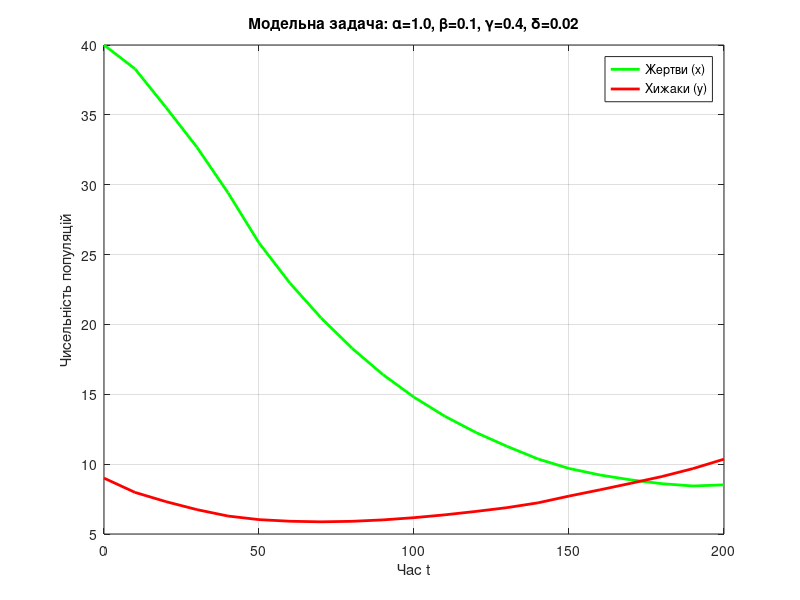
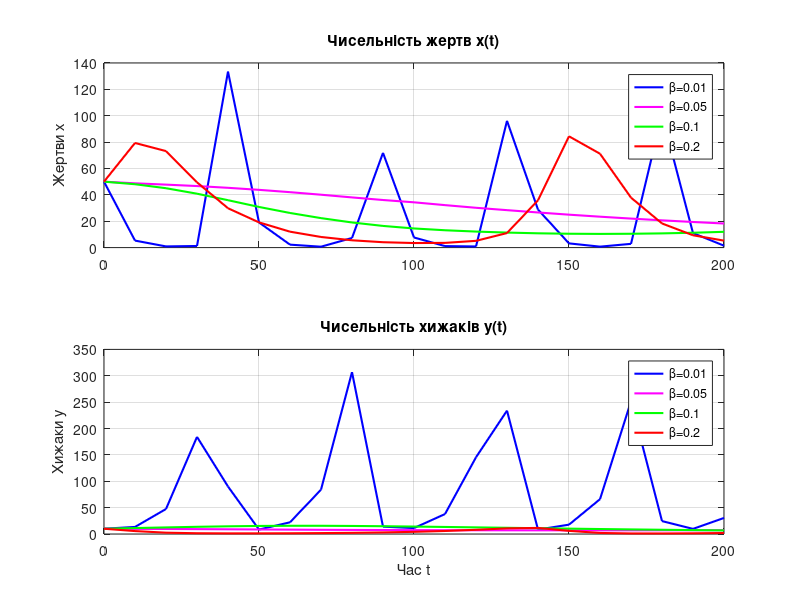
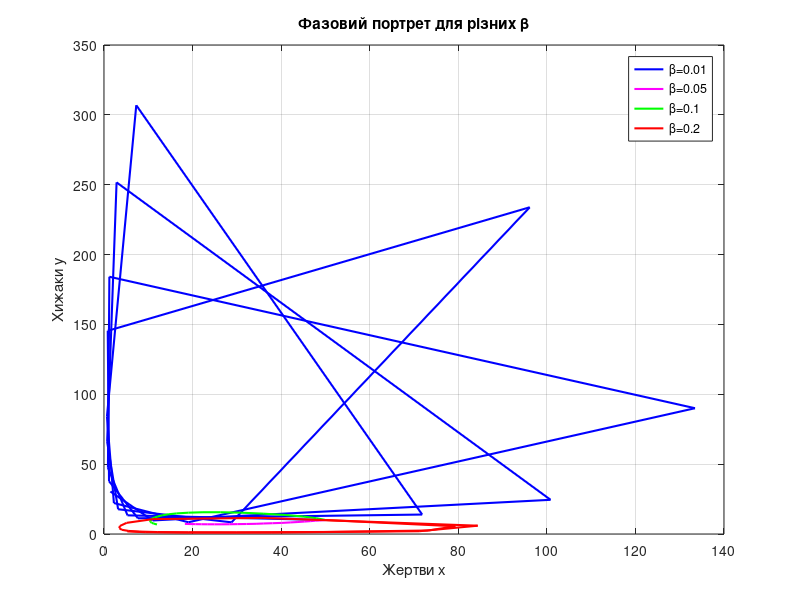

These figures' MATLAB source, in order:
% lab5_predator_prey.m

function lab5_predator_prey
    % Лабораторна робота №5: Модель "Хижак–Жертва" (Лотка–Вольтерра)
    clc; clear; close all;

    %% === Частина 1: Модельна задача ===
    alpha = 1.0;
    beta = 0.1;
    gamma = 0.4;
    delta = 0.02;

    x0 = 40; y0 = 9;
    y_init = [x0, y0];
    tspan = 0:10:200;

    [t, Y] = ode45(@(t,y) lotka_volterra(y, alpha, beta, gamma, delta), tspan, y_init);

    figure('Name','Модельна задача','NumberTitle','off');
    plot(t, Y(:,1), 'g-', 'LineWidth', 2); hold on;
    plot(t, Y(:,2), 'r-', 'LineWidth', 2);
    xlabel('Час t'); ylabel('Чисельність популяцій');
    legend('Жертви (x)', 'Хижаки (y)');
    title('Модельна задача: \alpha=1.0, \beta=0.1, \gamma=0.4, \delta=0.02');
    grid on;

    %% === Частина 2: Основне завдання ===
    alpha = 0.9;
    gamma = 0.5;
    delta = 0.02;
    x0 = 50; y0 = 10;
    y_init = [x0, y0];
    tspan = 0:10:200;

    beta_values = [0.01, 0.05, 0.1, 0.2];
    colors = ['b', 'm', 'g', 'r'];

    figure('Name','Динаміка при різних \beta','NumberTitle','off');
    for i = 1:length(beta_values)
        beta = beta_values(i);
        [t, Y] = ode45(@(t,y) lotka_volterra(y, alpha, beta, gamma, delta), tspan, y_init);

        subplot(2,1,1);
        plot(t, Y(:,1), 'Color', colors(i), 'LineWidth', 1.5); hold on;
        title('Чисельність жертв x(t)');
        ylabel('Жертви x'); grid on;

        subplot(2,1,2);
        plot(t, Y(:,2), 'Color', colors(i), 'LineWidth', 1.5); hold on;
        title('Чисельність хижаків y(t)');
        xlabel('Час t'); ylabel('Хижаки y'); grid on;
    end

    subplot(2,1,1);
    legend('\beta=0.01', '\beta=0.05', '\beta=0.1', '\beta=0.2');

    subplot(2,1,2);
    legend('\beta=0.01', '\beta=0.05', '\beta=0.1', '\beta=0.2');

    %% (Додатково) Фазовий портрет
    figure('Name','Фазовий портрет','NumberTitle','off');
    for i = 1:length(beta_values)
        beta = beta_values(i);
        [~, Y] = ode45(@(t,y) lotka_volterra(y, alpha, beta, gamma, delta), tspan, y_init);
        plot(Y(:,1), Y(:,2), 'Color', colors(i), 'LineWidth', 1.5); hold on;
    end
    xlabel('Жертви x'); ylabel('Хижаки y');
    title('Фазовий портрет для різних \beta');
    legend('\beta=0.01', '\beta=0.05', '\beta=0.1', '\beta=0.2');
    grid on;
end

%% === Підфункція моделі Лотки–Вольтерра ===
function dydt = lotka_volterra(y, alpha, beta, gamma, delta)
    x = y(1);
    y_ = y(2);
    dxdt = alpha * x - beta * x * y_;
    dydt_ = delta * x * y_ - gamma * y_;
    dydt = [dxdt; dydt_];
end
